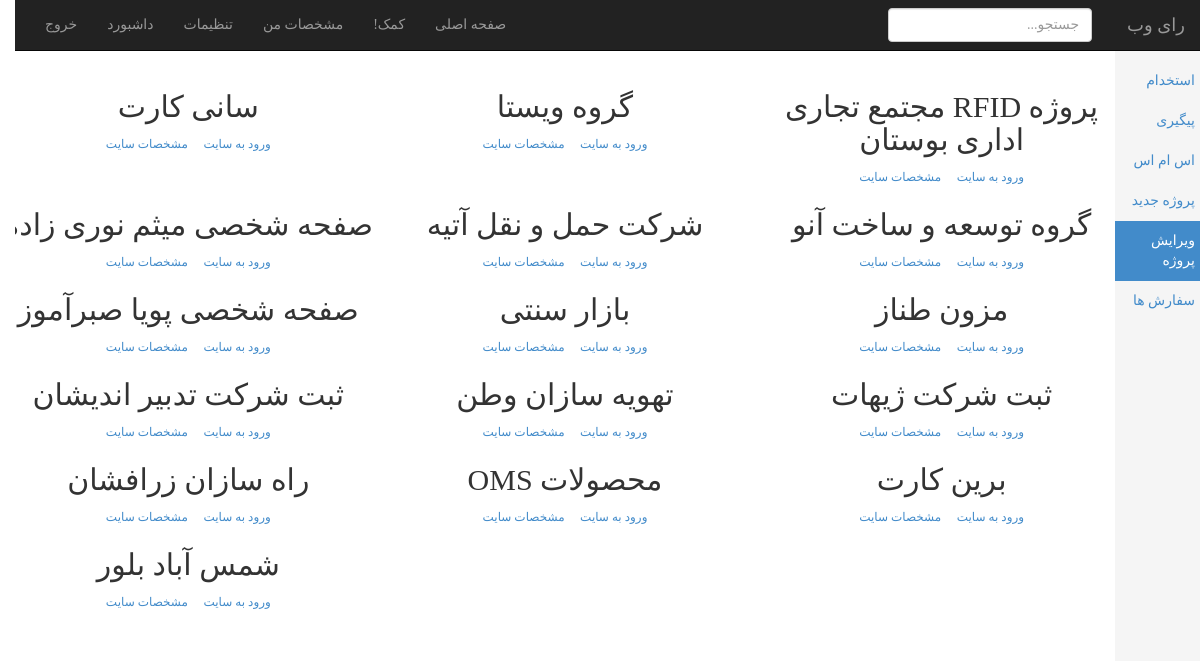
The app's page /admin/index.php?page=edit (signed in) with its own data.
### tables this page shows
CREATE TABLE IF NOT EXISTS `project` (
`id` int(11) NOT NULL,
  `project_name` varchar(250) NOT NULL,
  `project_address` varchar(250) NOT NULL,
  `project_type` varchar(250) NOT NULL,
  `project_service` varchar(250) NOT NULL,
  `client` varchar(250) NOT NULL,
  `Technology` varchar(250) NOT NULL,
  `completion_date` bigint(20) NOT NULL,
  `project_description` varchar(250) NOT NULL,
  `confirmation` varchar(250) NOT NULL,
  `project_image` varchar(250) NOT NULL,
  `detail_image` varchar(250) NOT NULL
);

### admin/include/edit.php (the view, shortened to what this page needs)
<div class="row">
    <div id="ulSorList">
       <?php
       $sample_query = "SELECT * FROM `project`";
       $sample_result = mysqli_query($connection,$sample_query);
       while($sample_row = mysqli_fetch_assoc($sample_result)){
           $cat = $sample_row['project_type'];
           switch ($cat) {
            case 'شرکتی':
                $cat = 1;
                break;
            case 'شخصی':
                $cat = 2;
                break;
            case 'فروشگاهی':
                $cat = 3;
                break;
            case 'هنری':
                $cat = 4;
                break;
            case 'سرمایه گذاری':
                $cat = 5;
                break;
            case 'پرتال':
                $cat = 6;
                break;
        }
           echo"
            <div class='mix category_$cat col-lg-4 col-md-4 col-sm-6' data-cat='$cat'>
                <div class='w-box inverse'>
                    <div class='row'>
                        <div class='text-center'>
                            <h2>$sample_row[project_name]</h2>
                        </div>
                    </div>
					<div class='text-center'>
						<a href='$sample_row[project_address]' target='_blank' class='btn btn-xs btn-one theater'><i class='fa fa-plus-circle'></i> ورود به سایت</a>
						<a href='?page=projectdetail&id=$sample_row[id]' target='_blank' class='btn btn-xs btn-one'><i class='fa fa-link'></i> مشخصات سایت</a>
                    </div>
                </div>
            </div>";
       }
        ?>
    </div>
</div>

### admin/css/dashboard.css (style rules this page uses)
body { padding-top: 50px; direction:rtl; font-family:BYekan,tahoma; }

### records on screen
project: project_name "سانی کارت"
project: project_name "گروه ویستا"
project: project_name "پروژه RFID مجتمع تجاری اداری بوستان"
project: project_name "صفحه شخصی میثم نوری…"
project: project_name "شرکت حمل و نقل آتیه"
project: project_name "گروه توسعه و ساخت آنو"
project: project_name "صفحه شخصی پویا صبرآموز"
project: project_name "بازار سنتی"
project: project_name "مزون طناز"
project: project_name "ثبت شرکت تدبیر اندیشان"
project: project_name "تهویه سازان وطن"
project: project_name "ثبت شرکت ژیهات"
project: project_name "راه سازان زرافشان"
project: project_name "محصولات OMS"
project: project_name "برین کارت"
project: project_name "شمس آباد بلور"
